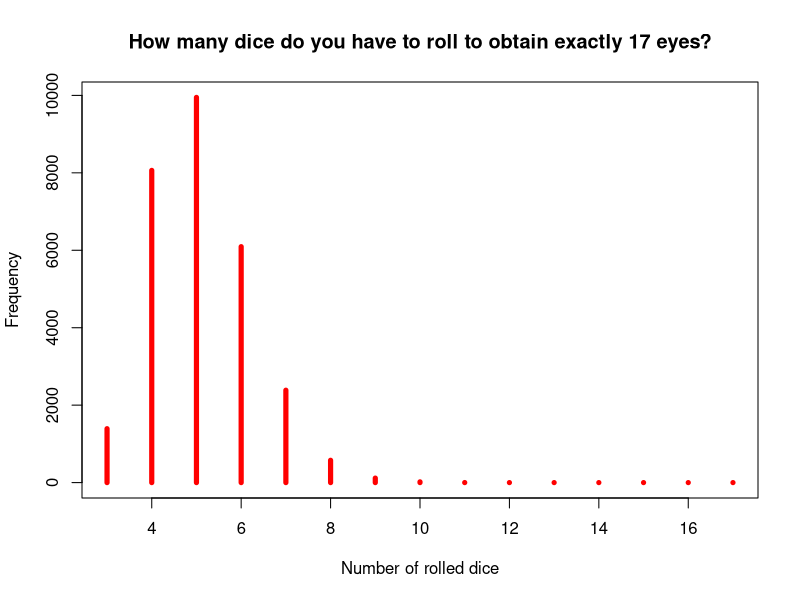

Write the R code that produced this figure.
## ---- chunk 1
knitr::opts_chunk$set(echo = TRUE)
## ---- chunk 2
# Creating an empty vector into which the results of the calculation in the for loop are subsequently written
resultsVector <- c()

# Creating a for loop with the variable "diceRolls", which takes the interger values of 3 to 17 (potential number of dice rolled to attain a eye sum of 17, see above)
for (diceRolls in 3:17) { 
  
# Creating a matrix with its number of collums representing the number of simulated dice rolls. The matrix is filled with integer values of 1 to 6 (= simulated results of rolling a die) with the function sample().
  m <- matrix(c(sample(1:6, 100000*diceRolls, replace=TRUE)), 
                            ncol = diceRolls, byrow = TRUE) 
  
# The row sums of each matrix are calculated (function rowSums()). Then the number of calculated ro sums which equal 17 (== 17) are calculated with the sum()-function. 
  res <- sum(rowSums(m) == 17) 
  
# The results of the calculation are added to the "resultsVector"-vector
  resultsVector <- c(resultsVector, res)
  
# Generating a message which informs on the number of dice rolls and the occurrence frequency of exactly 17 eyes as their eye count.                 
  message(" We roll the die ", diceRolls, " times and obtained ", 
          res, " out of 100000 experiments exactly 17 eyes.")
}


## ---- chunk 3
plot(x = c(3:17), y = resultsVector, xlab = "Number of rolled dice", ylab = "Frequency", type = "h", main = "How many dice do you have to roll to obtain exactly 17 eyes?", col = "red", lwd = 5)

